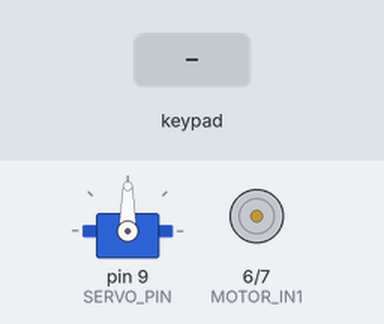
Simulated run of this sketch. Board: Arduino Uno, built with avr-gcc and run on an emulated ATmega328P. On the bench: servo, motor-driver pin pairs drawn as motors (green arrow = first pin HIGH = forward, orange = second pin HIGH = backward, longer = more drive, scaled by the enable pin). Inputs (shaded band) come from the test bench.

Above: at 1.2 s.
1.3 s: key 'L' pressed
At 1.5 s:
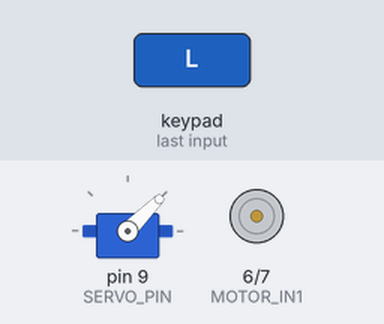
3.2 s: key 'R' pressed
At 3.4 s:
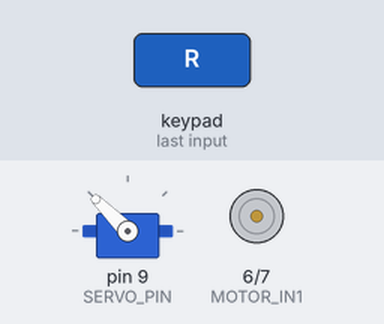
5.1 s: key 'X' pressed
At 5.3 s:
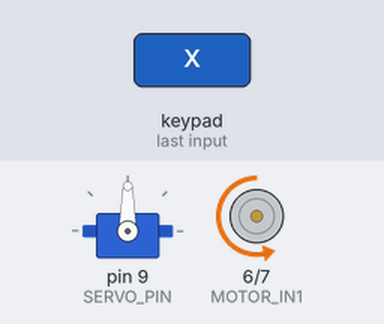
7.0 s: key 'T' pressed
At 7.2 s:
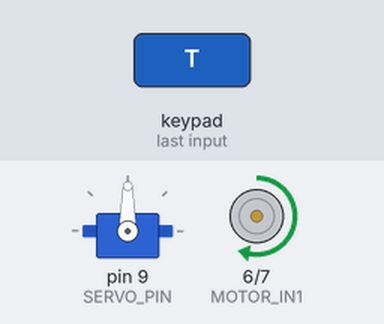
Timing chart, 0 to 9.9 s (numbered marks = the images above; inputs shaded):
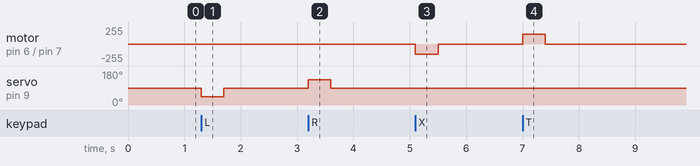

The sketch:

carrinho_bt.ino
```cpp
#include <Servo.h>
#include <Dabble.h>

// Definição dos pinos
#define MOTOR_PWM 5   // Pino PWM para controlar a velocidade do motor DC
#define MOTOR_IN1 6   // Entrada 1 da ponte H
#define MOTOR_IN2 7   // Entrada 2 da ponte H
#define SERVO_PIN 9   // Pino do servo motor

Servo direcao; // Objeto do servo motor

void setup() {
    Serial.begin(9600);  // Inicializa a comunicação serial
    pinMode(MOTOR_PWM, OUTPUT);
    pinMode(MOTOR_IN1, OUTPUT);
    pinMode(MOTOR_IN2, OUTPUT);
    direcao.attach(SERVO_PIN);
    direcao.write(90); // Inicia o servo na posição central
    Dabble.begin(9600); // Inicializa a comunicação com o app Dabble
}

void loop() {
    Dabble.processInput(); // Processa os comandos recebidos

    if (GamePad.isTrianglePressed()) { // Frente (Botão Triângulo)
        digitalWrite(MOTOR_IN1, HIGH);
        digitalWrite(MOTOR_IN2, LOW);
        analogWrite(MOTOR_PWM, 150);
    } else if (GamePad.isCrossPressed()) { // Ré (Botão X)
        digitalWrite(MOTOR_IN1, LOW);
        digitalWrite(MOTOR_IN2, HIGH);
        analogWrite(MOTOR_PWM, 150);
    } else { // Parar
        digitalWrite(MOTOR_IN1, LOW);
        digitalWrite(MOTOR_IN2, LOW);
        analogWrite(MOTOR_PWM, 0);
    }

    if (GamePad.isLeftPressed()) { // Esquerda
        direcao.write(45);
    } else if (GamePad.isRightPressed()) { // Direita
        direcao.write(135);
    } else {
        direcao.write(90); // Retorna ao centro
    }
}
```

Measured:
- after the input at 1.3 s, servo on pin 9 (SERVO_PIN): 90° → 45° at once, → 90° 0.40 s later
- after the input at 3.2 s, servo on pin 9 (SERVO_PIN): 90° → 135° at once, → 90° 0.40 s later
- after the input at 5.1 s, motor on pin 6 (MOTOR_IN1) / pin 7 (MOTOR_IN2): stopped → backward 150/255 at once, → stopped 0.40 s later
- after the input at 7.0 s, motor on pin 6 (MOTOR_IN1) / pin 7 (MOTOR_IN2): stopped → forward 150/255 at once, → stopped 0.40 s later
